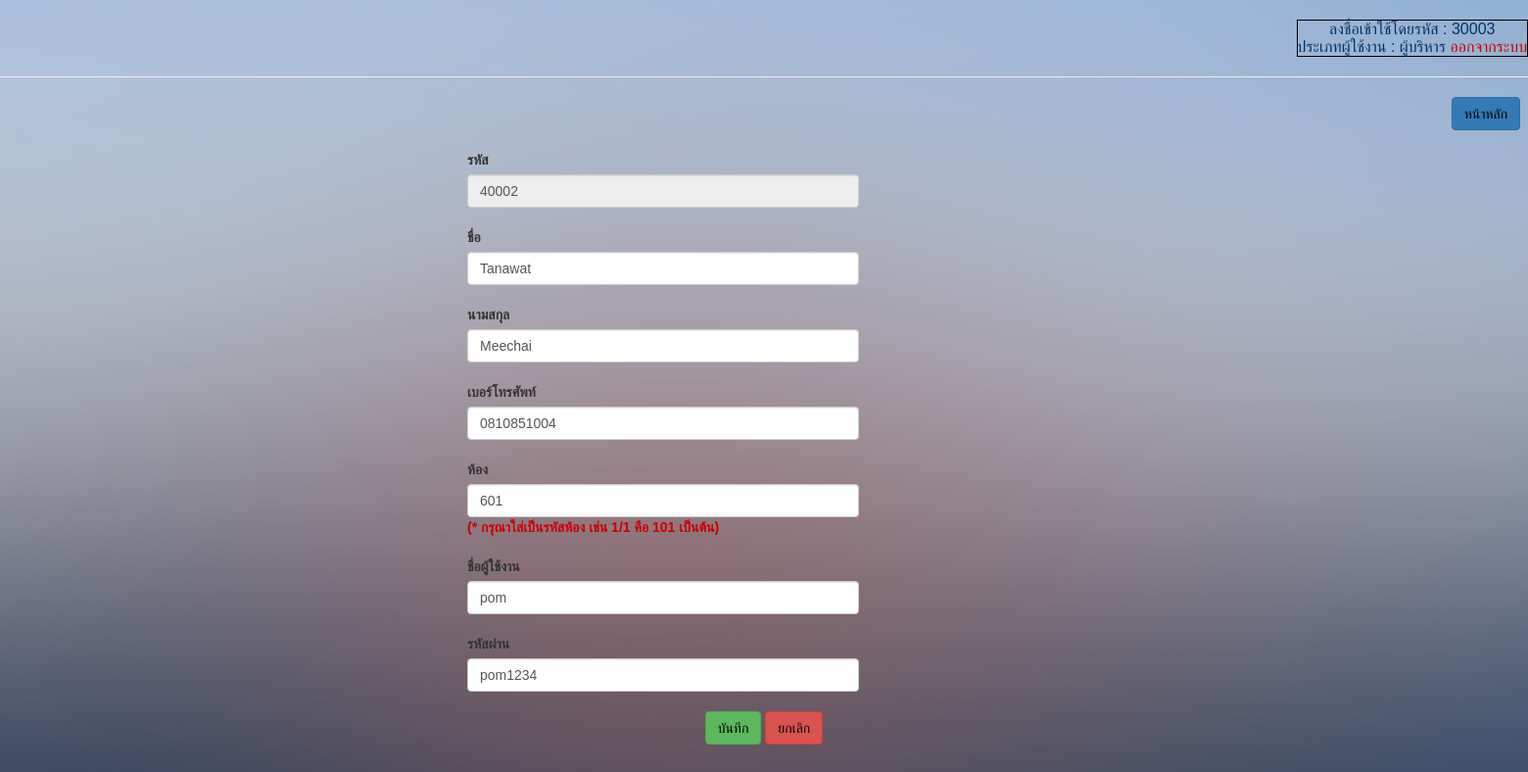
The app's page /html5up-dimension/infoEdit.php?userID=30004 (signed in) with its own data.
### tables this page shows
CREATE TABLE `teacher` (
  `teacherID` int(11) NOT NULL,
  `teacherName` varchar(255) NOT NULL,
  `teacherLastname` varchar(255) NOT NULL,
  `teacherPhone` varchar(255) NOT NULL,
  `classID` int(11) NOT NULL,
  `userID` int(11) NOT NULL
);

CREATE TABLE `class` (
  `classID` int(11) NOT NULL,
  `class` varchar(255) NOT NULL
);

CREATE TABLE `user` (
  `userID` int(11) NOT NULL,
  `user` varchar(255) NOT NULL,
  `password` varchar(255) NOT NULL,
  `typeUser` varchar(255) NOT NULL
);

### html5up-dimension/infoEdit.php (the view, shortened to what this page needs)
<?php
if (!$_SESSION["uname"]){
	  Header("Location: Login.php");
}else{?>
<html>
	<head>
		<link rel="stylesheet" href="https://maxcdn.bootstrapcdn.com/bootstrap/3.3.7/css/bootstrap.min.css">
	</head>
<div class="abcd">
	<body background="/images/bg.jpg">
    <div align="right" class="a" ><br>
      <table border="1" bordercolor="#000000" cellpadding="5">
				<tr>
      		<td>
    		  <center><font color='#003366'> ลงชื่อเข้าใช้โดยรหัส :
    			<?php echo($_SESSION['userID']);?><br>
          ประเภทผู้ใช้งาน : <?php echo($_SESSION['typeUser']);?> </font>
    			<a href="logout.php"><font color="#CC0000">ออกจากระบบ</font></a></center>
        </tr></td>
        </table>
				<hr>
    </div>
<div align="right">
	<a href="adminpage.php"><button type="button" class="btn btn-primary"><font color="#000000">หน้าหลัก</font></button></a>	&nbsp;
</div>
<form method="post" action="updateInfo.php">
<br>
<?php
include ("connectDB.php");
$strSQL = mysqli_query($mysqli,"select * from teacher,user,class where teacher.userID='".$_GET['userID']."' and teacher.classID=class.classID and teacher.userID=user.userID");
$objResult = mysqli_fetch_array($strSQL);
 ?>
 <div style="position:relative; left:477px;">
 <label for="ex3">รหัส</label>
 <input class="form-control"  style="width: 400px" type="text" value="<?php echo $objResult['teacherID'] ?>" name="teacherID" disabled><br>
 <label for="ex3">ชื่อ</label>
 <input class="form-control" style="width: 400px" type="text" value="<?php echo $objResult['teacherName'] ?>" name="teacherName"><br>
 <label for="ex3">นามสกุล</label>
 <input class="form-control" style="width: 400px" type="text" value="<?php echo $objResult['teacherLastname'] ?>" name="teacherLastname"><br>
 <label for="ex3">เบอร์โทรศัพท์</label>
 <input class="form-control" style="width: 400px" type="text" value="<?php echo $objResult['teacherPhone'] ?>" name="teacherPhone"><br>
 <label for="ex3">ห้อง</label>
 <input class="form-control" style="width: 400px" type="text" value="<?php echo $objResult['classID'] ?>" name="classID"><font color="#CC0000"><b>(* กรุณาใส่เป็นรหัสห้อง เช่น 1/1 คือ 101 เป็นต้น)</b></font><br><br>
 <label for="ex3">ชื่อผู้ใช้งาน</label>
 <input class="form-control" style="width: 400px" type="text" value="<?php echo $objResult['user'] ?>" name="user"><br>
 <label for="ex3">รหัสผ่าน</label>
 <input class="form-control" style="width: 400px" type="text" value="<?php echo $objResult['password'] ?>" name="password"><br>
</div>
<center>
<button type="submit" class="btn btn-success"><font color="#000000">บันทึก</font></button>
<a href="teacherInfo.php"><button type="button" class="btn btn-danger"><font color="#000000">ยกเลิก</font></button></a>
</center>
</form>
	</body>
</html>
<?php }?>

### html5up-dimension/infoEdit.php (style rules this page uses)
div.abcd { font-family: "FontAwesome",sans-serif; }

### records on screen
teacher: teacherID "40002", teacherName "Tanawat", teacherLastname "Meechai", teacherPhone "0810851004", classID "601", user "pom", password "pom1234"

### other values on screen
$_SESSION['userID'] "30003"
$_SESSION['typeUser'] "ผู้บริหาร"
